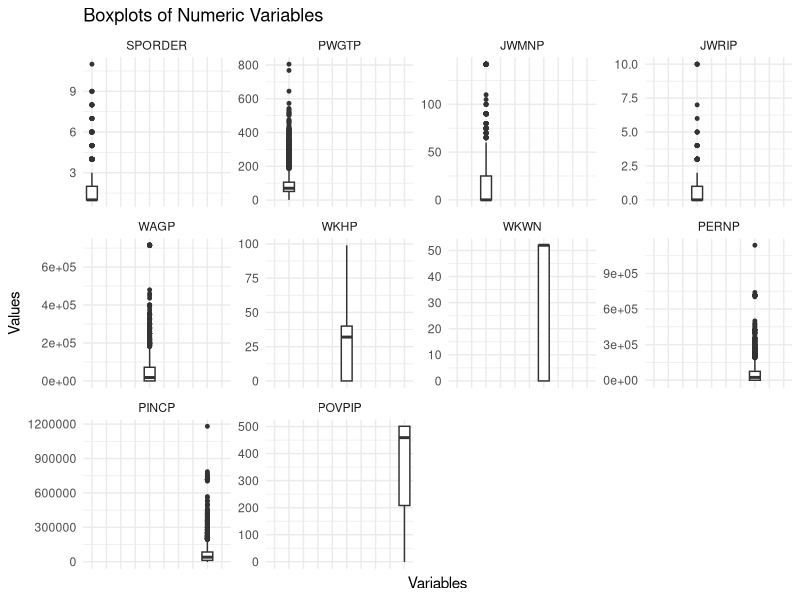
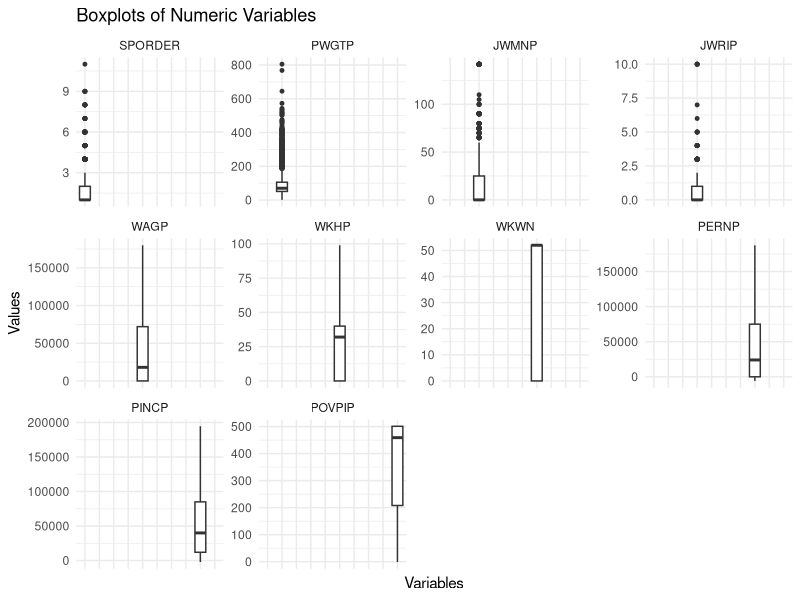
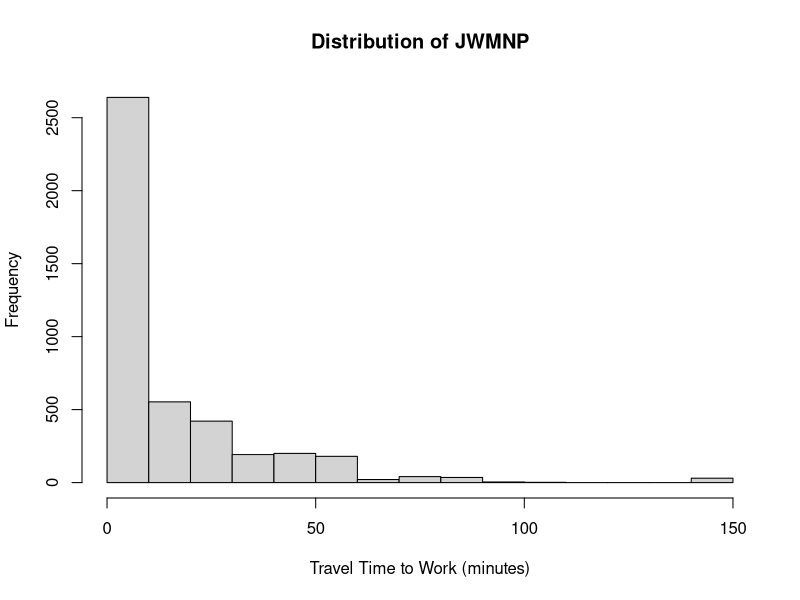
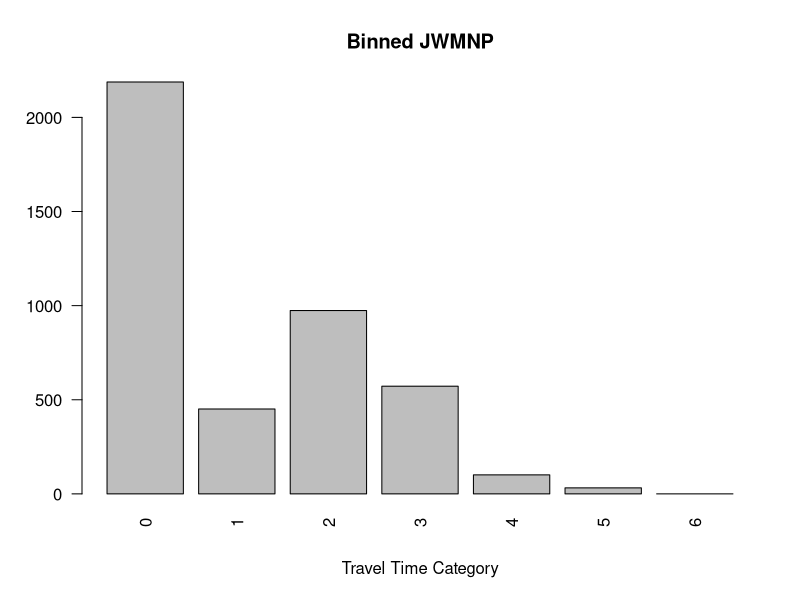
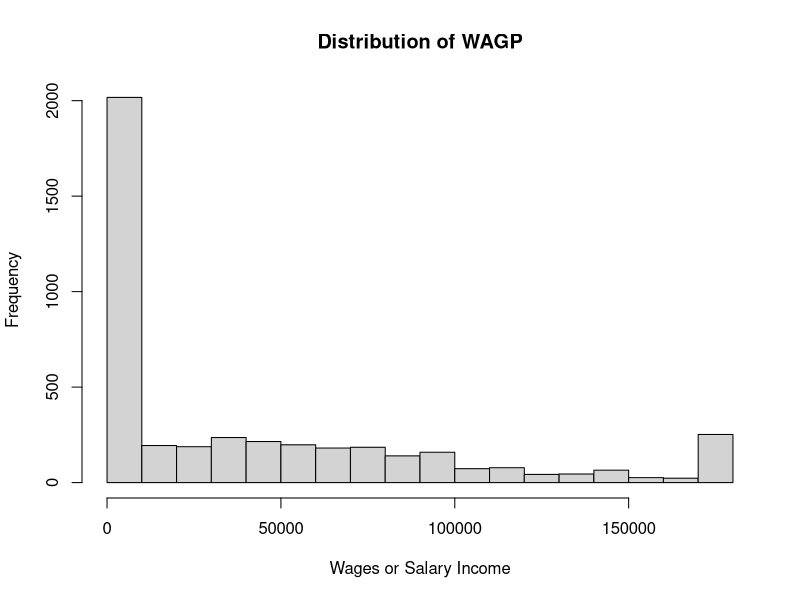
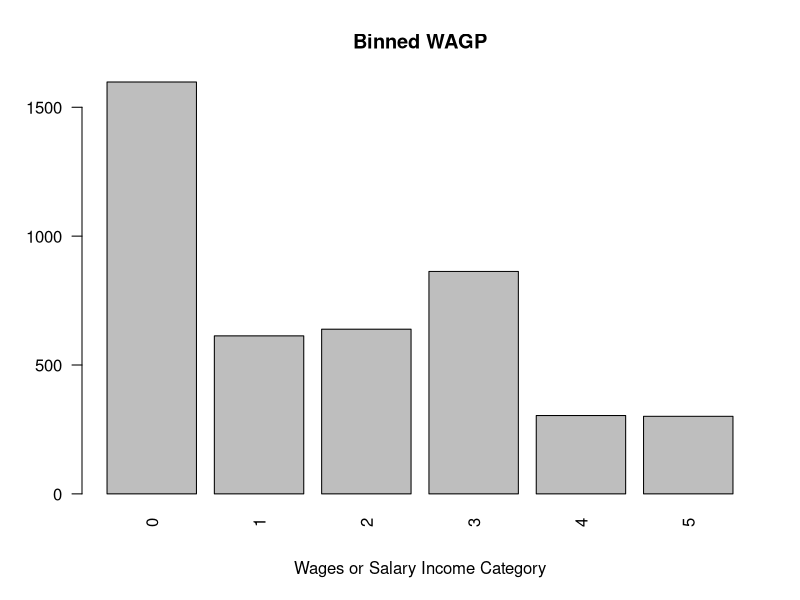
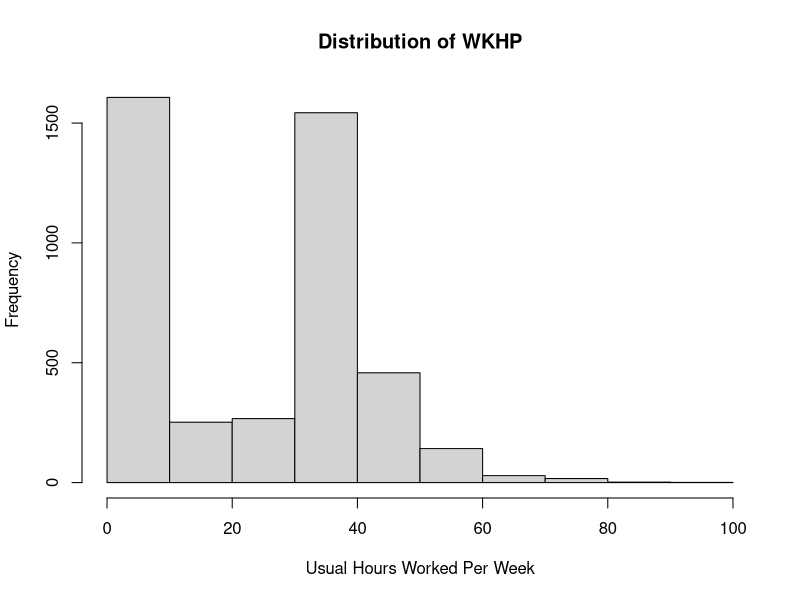
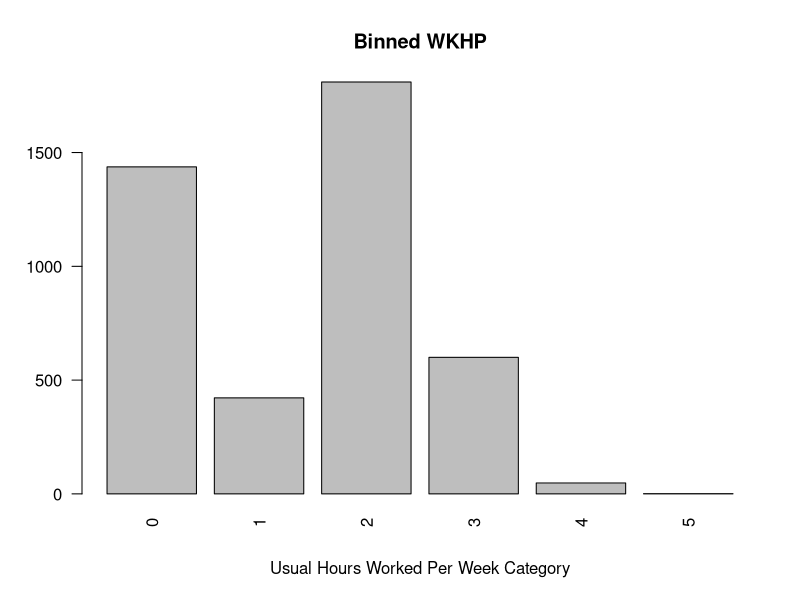

Source code (R) for these figures, in order:
# IMPORT LIBRARIES
install.packages("caret")
install.packages("reshape2")
library(caret)
library(reshape2)
library(ggplot2)

# LOAD AND INSPECT DATA
df <- read.csv('project_data.csv')
dim(df)
head(df)

# Remove SERIALNO
df <- df[, !(names(df) %in% c("SERIALNO"))]

# Check for duplicate rows
cat("Number of duplicate rows:", nrow(df[duplicated(df), ]))

# HANDLING NA VALUES
# Check the number of missing values in each column
sapply(df, function(x) sum(is.na(x)))

# Remove the columns with more than 80% of missing values
drop_columns <- names(which(colMeans(is.na(df)) > 0.8))
drop_columns
df <- df[, !names(df) %in% drop_columns]
dim(df)

# Check the number of missing values in each column 
# after dropping columns with more than 80% of missing values
sapply(df, function(x) sum(is.na(x)))

# Mapping for NA imputation for every column containing NA values
impute_map <- list(
  COW = 0, POVPIP = -1, JWRIP = 0, ENG = 0, PERNP = 0, JWMNP = 0, 
  FER = 0, SCIENGRLP = 0, WKHP = 0, GCL = 0, SCIENGP = 0, MARHYP = -1,
  RC = -1, WKWN = 0, POWSP = 0, YOEP = -1, MARHD = 0, POWPUMA = 0, MARHM = 0, 
  PAOC = 0, MARHT = 0, OC = -1, MARHW = 0, MIL = 0, LANP = 0, JWDP = 0, 
  JWAP = 0, INDP = 0, FOD1P = 0, ESR = 0, NWAB = 0, NWAV = 0, DRIVESP = 0, 
  NWLA = 0, DECADE = 0, NWLK = 0, OCCP = 0, NWRE = 0, WRK = 0, JWTRNS = 0)

# Loop through each column and impute the specified value
for (col in names(impute_map)) {
  if (col %in% names(df)) {
    df[[col]][is.na(df[[col]])] <- impute_map[[col]]
  }
}

# Check the number of missing values in each column after imputation
sapply(df, function(x) sum(is.na(x)))

# DATA TYPES CORRECTION
# Check the current data type of each variable
sapply(df, class)

# Convert the columns in cols_to_factor to factors
cols_to_factor <- c("RT", "DIVISION", "PUMA", "REGION",
                   "STATE", "ADJINC", "CIT", "COW", "ENG",
                   "FER", "GCL", "HIMRKS", "HINS1", "HINS2", 
                   "HINS3", "HINS4", "HINS5", "HINS6", "HINS7", "JWTRNS", 
                   "LANX", "MAR", "MARHD", "MARHM", "MARHT", "MARHW", "MIG", 
                   "MIL", "NWAB", "NWAV", "NWLA", "NWLK", "NWRE", "SCH",
                   "SCHL", "SEX", "WRK", "ANC", "ANC1P", "ANC2P", "DECADE", 
                   "DRIVESP", "ESR", "FOD1P", "HICOV", "HISP", "INDP", "JWAP", 
                   "JWDP", "LANP", "MSP", "NATIVITY", "OC", "OCCP", "PAOC",
                   "POBP", "POWPUMA", "POWSP", "PRIVCOV", "PUBCOV", "QTRBIR",
                   "RAC1P", "RAC2P", "RAC3P", "RACAIAN", "RACASN", "RACBLK",
                   "RACNH", "RACNUM", "RACPI", "RACSOR", "RACWHT", "RC", "SCIENGP",
                   "SCIENGRLP", "WAOB", "Class")

df[cols_to_factor] <- lapply(df[cols_to_factor], as.factor)

# Convert integer variables in int_to_numeric to numeric
int_to_numeric <- sapply(df, is.integer)
df[int_to_numeric] <- lapply(df[int_to_numeric], as.numeric)

# Check the data type of each variable after conversion
sapply(df, class)

# REMOVING NEAR ZERO VARIANCE
# Check for near zero variance variables and drop them
low_var_col <- nearZeroVar(df, names = TRUE)
low_var_col
df <- df[, !(names(df) %in% low_var_col)]
dim(df)

# OUTLIERS HANDLING
# Visualize numeric data with boxplots
numeric_columns <- sapply(df, is.numeric)
df_long <- melt(df[, numeric_columns])

ggplot(df_long, aes(x = variable, y = value)) +
  geom_boxplot(outlier.size = 1) +
  facet_wrap(~ variable, scales = "free_y") +
  theme_minimal() +
  labs(x = "Variables", y = "Values", title = "Boxplots of Numeric Variables") +
  theme(axis.text.x = element_blank(), axis.ticks.x = element_blank())

# Check for outliers using IQR rule
for (col in names(df)[numeric_columns]) {
  Q1 <- quantile(df[[col]], 0.25, na.rm = TRUE)
  Q3 <- quantile(df[[col]], 0.75, na.rm = TRUE)
  IQR <- Q3 - Q1
  LB <- Q1 - 1.5 * IQR
  UB <- Q3 + 1.5 * IQR
  outliers <- df[[col]] < LB | df[[col]] > UB
  outlier_count <- sum(outliers, na.rm = TRUE)
  cat(paste("Column:", col, "- Outliers:", outlier_count, "\n"))
}

# Specify outlier columns we want to handle
outlier_cols_handle <- c("WAGP", "PERNP", "PINCP")

# Handle the outliers based on IQR (assign them to the lower or upper bound)
for (col in outlier_cols_handle) {
  Q1 <- quantile(df[[col]], 0.25, na.rm = TRUE)
  Q3 <- quantile(df[[col]], 0.75, na.rm = TRUE)
  IQR <- Q3 - Q1
  LB <- Q1 - 1.5 * IQR
  UB <- Q3 + 1.5 * IQR
  df[[col]][df[[col]] < LB] <- LB
  df[[col]][df[[col]] > UB] <- UB
}

# Visualize numeric data with boxplots after handling the outliers
df_long <- melt(df[, numeric_columns])

ggplot(df_long, aes(x = variable, y = value)) +
  geom_boxplot(outlier.size = 1) +
  facet_wrap(~ variable, scales = "free_y") +
  theme_minimal() +
  labs(x = "Variables", y = "Values", title = "Boxplots of Numeric Variables") +
  theme(axis.text.x = element_blank(), axis.ticks.x = element_blank())


# BINNING
# Inspect the numeric columns and bin if necessary
# For JWMNP
# Plot the pre-binned histogram
hist(df$JWMNP, 
     main = "Distribution of JWMNP", 
     xlab = "Travel Time to Work (minutes)")

df$JWMNP <- ifelse(df$JWMNP == 0, 0, # Not a worker or worked from home
            ifelse(df$JWMNP >= 1 & df$JWMNP <= 10, 1, # Short commute
            ifelse(df$JWMNP > 10 & df$JWMNP <= 30, 2, # Moderate commute
            ifelse(df$JWMNP > 30 & df$JWMNP <= 60, 3, # Long commute 
            ifelse(df$JWMNP > 60 & df$JWMNP <= 100, 4, # Very long commute
            ifelse(df$JWMNP > 100 & df$JWMNP <= 200, 5, # Extended commute
            ifelse(df$JWMNP == 888, 6, NA))))))) # Suppressed data

# Convert to factor
df$JWMNP <- factor(df$JWMNP, 
                   levels = 0:6) 

# Plot barplot after binning
barplot(table(df$JWMNP), 
        main = "Binned JWMNP", 
        xlab = "Travel Time Category",
        las = 2)

# For WAGP
# Plot the pre-binned histogram
hist(df$WAGP, 
     main = "Distribution of WAGP", 
     xlab = "Wages or Salary Income")

df$WAGP <- ifelse(df$WAGP == 0, 0, # No income
           ifelse(df$WAGP <= 20000, 1, # Low income
           ifelse(df$WAGP <= 50000, 2, # Lower-middle income
           ifelse(df$WAGP <= 100000, 3, # Middle income 
           ifelse(df$WAGP <= 150000, 4, 5))))) # Upper-middle income / High income

# Convert to factor
df$WAGP <- factor(df$WAGP, 
                   levels = 0:5) 

# Plot barplot after binning
barplot(table(df$WAGP), 
        main = "Binned WAGP", 
        xlab = "Wages or Salary Income Category",
        las = 2)

#For WKHP
# Plot the pre-binned histogram
hist(df$WKHP, 
     main = "Distribution of WKHP", 
     xlab = "Usual Hours Worked Per Week")

df$WKHP <- ifelse(df$WKHP == 0, 0,  # Less than 16 years old/did not work during the past 12 months
           ifelse(df$WKHP >= 1 & df$WKHP <= 20, 1,  # Between 1 and 20 hours
           ifelse(df$WKHP > 20 & df$WKHP <= 40, 2,  # Between 20 and 40 hours
           ifelse(df$WKHP > 40 & df$WKHP <= 60, 3,  # Between 40 and 60 hours
           ifelse(df$WKHP > 60 & df$WKHP <= 98, 4,  # Between 60 and 98 hours
           ifelse(df$WKHP >= 99, 5, NA))))))  # 99 or more hours

# Convert to factor
df$WKHP <- factor(df$WKHP, 
                  levels = 0:5) 

# Plot barplot after binning
barplot(table(df$WKHP), 
        main = "Binned WKHP", 
        xlab = "Usual Hours Worked Per Week Category",
        las = 2)

#For WKWN
# Plot the pre-binned histogram
hist(df$WKWN, 
     main = "Distribution of WKWN", 
     xlab = "Weeks Worked")

df$WKWN <- ifelse(df$WKWN == 0, 0,  # Less than 16 years old/did not work during the past 12 months
           ifelse(df$WKWN >= 1 & df$WKWN <= 13, 1,  # 1-13 weeks (1st quarter)
           ifelse(df$WKWN > 13 & df$WKWN <= 26, 2,  # 14-26 weeks (2nd quarter)
           ifelse(df$WKWN > 26 & df$WKWN <= 39, 3,  # 27-39 weeks (3rd quarter)
           ifelse(df$WKWN > 39 & df$WKWN <= 51, 4,  # 40-51 weeks (almost full year)
           ifelse(df$WKWN == 52, 5, NA))))))  # 52 weeks (full year)

# Convert to factor
df$WKWN <- factor(df$WKWN, 
                  levels = 0:5) 

# Plot barplot after binning
barplot(table(df$WKWN), 
        main = "Binned WKWN", 
        xlab = "Weeks Worked Category",
        las = 2)

#For PERNP
# Plot the pre-binned histogram
hist(df$PERNP, 
     main = "Distribution of PERNP", 
     xlab = "Total Person's Earnings")

df$PERNP<- ifelse(df$PERNP == 0,0,  # No earnings
           ifelse(df$PERNP == -10000, 1,  # Significant loss
           ifelse(df$PERNP >= -9999 & df$PERNP <= -1, 2,  # Small losses
           ifelse(df$PERNP >= 1 & df$PERNP <= 10000, 3,  # Low earners
           ifelse(df$PERNP > 10000 & df$PERNP <= 50000, 4,  # Middle earners
           ifelse(df$PERNP > 50000 & df$PERNP <= 200000, 5,  # High earners
           ifelse(df$PERNP > 200000, 6, NA)))))))  # Very high earners

# Convert to factor
df$PERNP <- factor(df$PERNP,
                  levels = 0:6) 

# Plot barplot after binning
barplot(table(df$PERNP), 
        main = "Binned PERNP", 
        xlab = "Total Person's Earnings Category",
        las = 2)

#For PINCP
# Plot the pre-binned histogram
hist(df$PINCP, 
     main = "Distribution of PINCP", 
     xlab = "Total Person's Income")

df$PINCP <- ifelse(df$PINCP == 0, 0,  # No income
            ifelse(df$PINCP == -19998, 1,  # Loss of $19,998 or more
            ifelse(df$PINCP >= -19997 & df$PINCP <= -1, 2,  # Losses between $1 and $19,997
            ifelse(df$PINCP >= 1 & df$PINCP <= 10000, 3,  # Low income
            ifelse(df$PINCP > 10000 & df$PINCP <= 50000, 4,  # Lower middle income
            ifelse(df$PINCP > 50000 & df$PINCP <= 100000, 5,  # Middle to upper middle income
            ifelse(df$PINCP > 100000 & df$PINCP <= 4209995, 6, NA))))))) # High income

# Convert to factor
df$PINCP <- factor(df$PINCP,
                   levels = 0:6) 

# Plot barplot after binning
barplot(table(df$PINCP), 
        main = "Binned PINCP", 
        xlab = "Total Person's Income Category",
        las = 2)

#For POVPIP
# Plot the pre-binned histogram
hist(df$POVPIP, 
     main = "Distribution of POVPIP", 
     xlab = "Income-to-Poverty Ratio")

df$POVPIP <- ifelse(df$POVPIP == -1, 0,  # Under 15 years
             ifelse(df$POVPIP >= 0 & df$POVPIP <= 99, 1,  # 0 to 99% of the poverty level
             ifelse(df$POVPIP >= 100 & df$POVPIP <= 199, 2,  # 100 to 199% of the poverty level
             ifelse(df$POVPIP >= 200 & df$POVPIP <= 299, 3,  # 200 to 299% of the poverty level
             ifelse(df$POVPIP >= 300 & df$POVPIP <= 399, 4,  # 300 to 399% of the poverty level
             ifelse(df$POVPIP >= 400 & df$POVPIP <= 500, 5,  # 400 to 500% of the poverty level
             ifelse(df$POVPIP == 501, 6, NA)))))))  # 501% or more of the poverty level

# Convert to factor
df$POVPIP <- factor(df$POVPIP,
                   levels = 0:6) 

# Plot barplot after binning
barplot(table(df$POVPIP), 
        main = "Binned POVPIP", 
        xlab = "Income-to-Poverty Ratio Category",
        las = 2)
